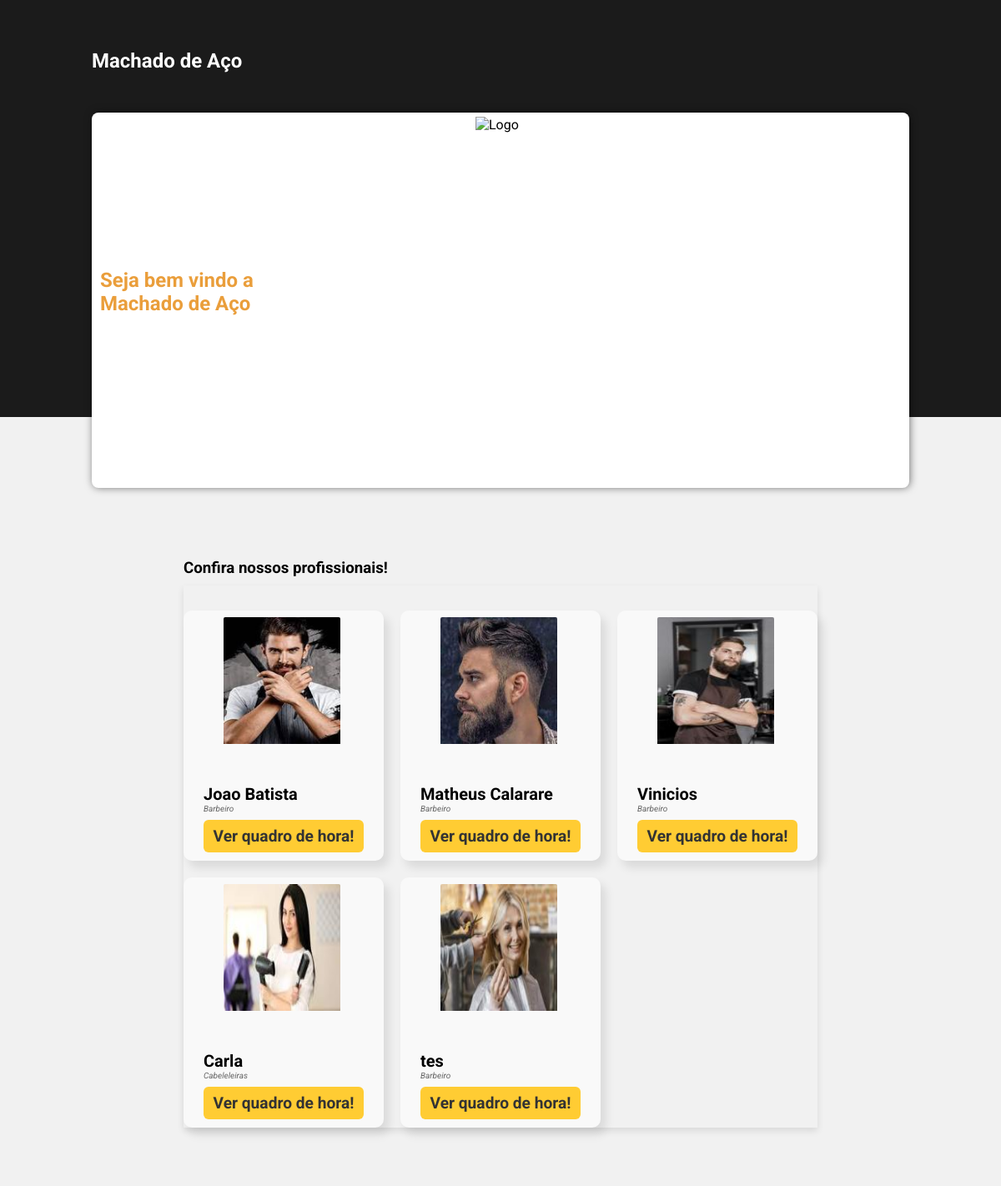
Screenshot of /machado-de-aco/prof/ with the database file from the repository.
### core/models.py (models this page shows, shortened)
class Empresa(models.Model):
    dono = models.ForeignKey(User, on_delete=models.CASCADE, null=True, blank=True)
    nome = models.CharField(max_length=100)
    imagem = models.ImageField(upload_to='imagens/',blank=True, null=True)
    descricao = models.TextField(null=True, blank=True)
    slug = models.SlugField(unique=True, null=True, blank=True)

class Profissional(models.Model):
    empresa = models.ForeignKey('Empresa', on_delete=models.CASCADE)
    nome = models.CharField(max_length=100)
    imagem = models.ImageField(upload_to='imagens/',blank=True, null=True)
    especialidade = models.ForeignKey(Servicos, on_delete=models.CASCADE)

class Servicos(models.Model):
    empresa = models.ForeignKey('Empresa', on_delete=models.CASCADE, null=True, blank=True)
    servico = models.CharField(max_length=100, null=True, blank=True)
    imagem = models.ImageField(upload_to='imagens/',blank=True, null=True)
    descricao = models.TextField(null=True, blank=True)
    def __str__(self):
        return f'{self.servico}'

### core/visivel.py (the view)
# urls.py: path('<slug:empresa_slug>/prof/', ProfissionalView.as_view(), name='profissionais'),
class ProfissionalView(View):
    def get(self, request, empresa_slug):
        empresa = Empresa.objects.get(slug=empresa_slug)
        profissionais = Profissional.objects.filter(empresa=empresa)
        horarios = HorarioAtendimento.objects.filter(empresa=empresa)
        return render(request, 'visivel/testprof.html',{'empresa':empresa, 'profissionais' : profissionais})

### templates/visivel/testprof.html
{% extends 'visivel/base.html' %}
{%block content%}
    <section class="menu" id="menu">
      <div class="menu-content">
        <div class="menu-title-wrapper">
          <h3>Confira nossos profissionais!</h3>
        </div>
<div class="menu-card-wrapper">
  {% for pro in profissionais %}
  <div class="menu-card-item pizza ativo">
        <img src="{{ pro.imagem.url }}" width="168" height="168"/>
      <div class="menu-card-content">
        <h3>{{ pro.nome }}</h3>
        <p>
          {{ pro.especialidade }}
          <br>
        </p>
        <button type="button" class="adicionar-ao-carrinho" data-produto-id="{{ produto.id }}">Ver quadro de hora!</button>
      </div>
    </div>
  {% endfor %}
</div>
{%endblock%}

### templates/visivel/base.html (shortened to what this page needs)
{% load static%}
<!DOCTYPE html>
<html lang="en">
  <head>
    <link rel="stylesheet" href="{% static 'css/styles.css' %}"/>
    <link rel="stylesheet" href="https://cdnjs.cloudflare.com/ajax/libs/font-awesome/6.0.0/css/all.min.css">
  </head>
  <body>
    <header>
      <div class="header-content">
        <nav>
          <p class="brand-logo"><strong>{{ empresa.nome }}</strong></p>
        </nav>
        <div class="header-block">
          <div class="header-text">
            <h2>Seja bem vindo a  <strong>{{ empresa.nome }}</strong></h2>
          </div>
          <img src="{% static 'img/logo.avif' %}" alt="Logo" style="  width: 45%; height: 97%;position: absolute; margin-left: 450px; bottom: 2%;" />
        </div>
      </div>
    </header>
    {%block content%}
    {%endblock%}
</body>
</html>

### static/css/styles.css (style rules this page uses)
* { margin: 0; padding: 0; box-sizing: border-box; outline: none; font-family: "Roboto", sans-serif; }
:root { --orange: #EA9E3B; --blue: rgb(255, 255, 255); --gray:#ededed; }
html, body { width: 100%; overflow-x: hidden; }
body { margin: 0; }
header { width: 100%; height: 500px; background-color: #1b1b1b; }
.header-content { max-width: 1000px; min-width: 300px; margin: 0 auto; display: flex; flex-direction: column; padding: 10px; }
nav { width: 100%; height: 125px; display: flex; flex-direction: row; align-items: center; justify-content: space-between; }
.brand-logo { font-size: 24px; color: rgb(255, 255, 255); cursor: pointer; }
.header-block { max-width: 1000px; min-width: 300px; height: 450px; background: var(--blue); border-radius: 8px; box-shadow: 1px 0px 10px 0px rgba(0, 0, 0, 0.5); -webkit-box-shadow: 1px 0px 10px 0px rgba(0, 0, 0, 0.5); -moz-box-shadow: 1px 0px 10px 0px rgba(0, 0, 0, 0.5); position: relative; z-index: 10; padding: 10px; display: flex; align-items: center; justify-content: space-between; }
.header-text { max-width: 280px; color: #EA9E3B; }
.header-text h2 { margin-bottom: 20px; margin-left: 20px; transform: translateX(-20px); transition: transform 0.5s; }
.header-block img { width: 50%; position: absolute; margin-left: 450px; bottom: 2%; }
.menu { width: 100%; padding: 50px 0; background-color:rgb(241, 241, 241); }
.menu-content { max-width: 800px; min-width: 0px; margin: 0 auto; display: flex; flex-direction: column; padding: 20px; }
.menu-title-wrapper { margin-top: 100px; padding-bottom: 10px; }
.menu-card-wrapper { align-items: center; justify-content: center; height: auto; width: auto; display: grid; grid-template-columns: repeat(auto-fill, minmax(200px, 1fr)); grid-gap: 20px; padding-top: 30px; box-shadow: 0 4px 8px rgba(0, 0, 0, 0.1); }
.menu-card-item { height: 300px; background: #f9f9f9; border-radius: 10px; display: block; flex-direction: column; align-items: center; justify-content: space-around; box-shadow: 6px 8px 12px rgba(0, 0, 0, 0.1); transition: transform 0.3s ease; }
.menu-card-content { height: 30%; display: flex; flex-direction: column; align-items: center; justify-content: space-around; }
.menu-card-item img { display: flex; margin-left: 100px; justify-content: center; align-items: center; width: 65%; border-radius: 10px 10px 0 0; padding: 8px; margin-left: 40px; text-align: center; }
.menu-card-item h3 { width: 80%; font-size: 20px; margin-top: 20px; padding-top: 20px; }
.menu-card-item p { font-size: 10px; width: 80%; font-style: italic; color: #666; }
.menu-card-item button { width: 80%; padding: 8px 0px; border: none; border-radius: 6px; font-weight: bold; font-size: 1.2em; cursor: pointer; transition: 0.3s ease; margin-bottom: 5px; background: #ffcc33; color: #333; margin-top: 8px; }

### rows the page displays
Empresa: nome "Machado de Aço"
Profissional: imagem (picture), nome "Joao Batista", especialidade "Barbeiro"
Profissional: imagem (picture), nome "Matheus Calarare", especialidade "Barbeiro"
Profissional: imagem (picture), nome "Vinicios", especialidade "Barbeiro"
Profissional: imagem (picture), nome "Carla", especialidade "Cabeleleiras"
Profissional: imagem (picture), nome "tes", especialidade "Barbeiro"
